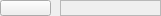
<?xml version="1.0" encoding="UTF-8"?>
<ui version="4.0">
 <class>ColorPaletteWidget</class>
 <widget class="QWidget" name="ColorPaletteWidget">
  <property name="geometry">
   <rect>
    <x>0</x>
    <y>0</y>
    <width>161</width>
    <height>16</height>
   </rect>
  </property>
  <property name="windowTitle">
   <string>Form</string>
  </property>
  <widget class="QFrame" name="palette_frame">
   <property name="geometry">
    <rect>
     <x>60</x>
     <y>0</y>
     <width>101</width>
     <height>16</height>
    </rect>
   </property>
   <property name="frameShape">
    <enum>QFrame::StyledPanel</enum>
   </property>
   <property name="frameShadow">
    <enum>QFrame::Raised</enum>
   </property>
  </widget>
  <widget class="QPushButton" name="toggle_button">
   <property name="geometry">
    <rect>
     <x>0</x>
     <y>0</y>
     <width>51</width>
     <height>16</height>
    </rect>
   </property>
   <property name="text">
    <string/>
   </property>
  </widget>
 </widget>
 <resources/>
 <connections/>
</ui>
